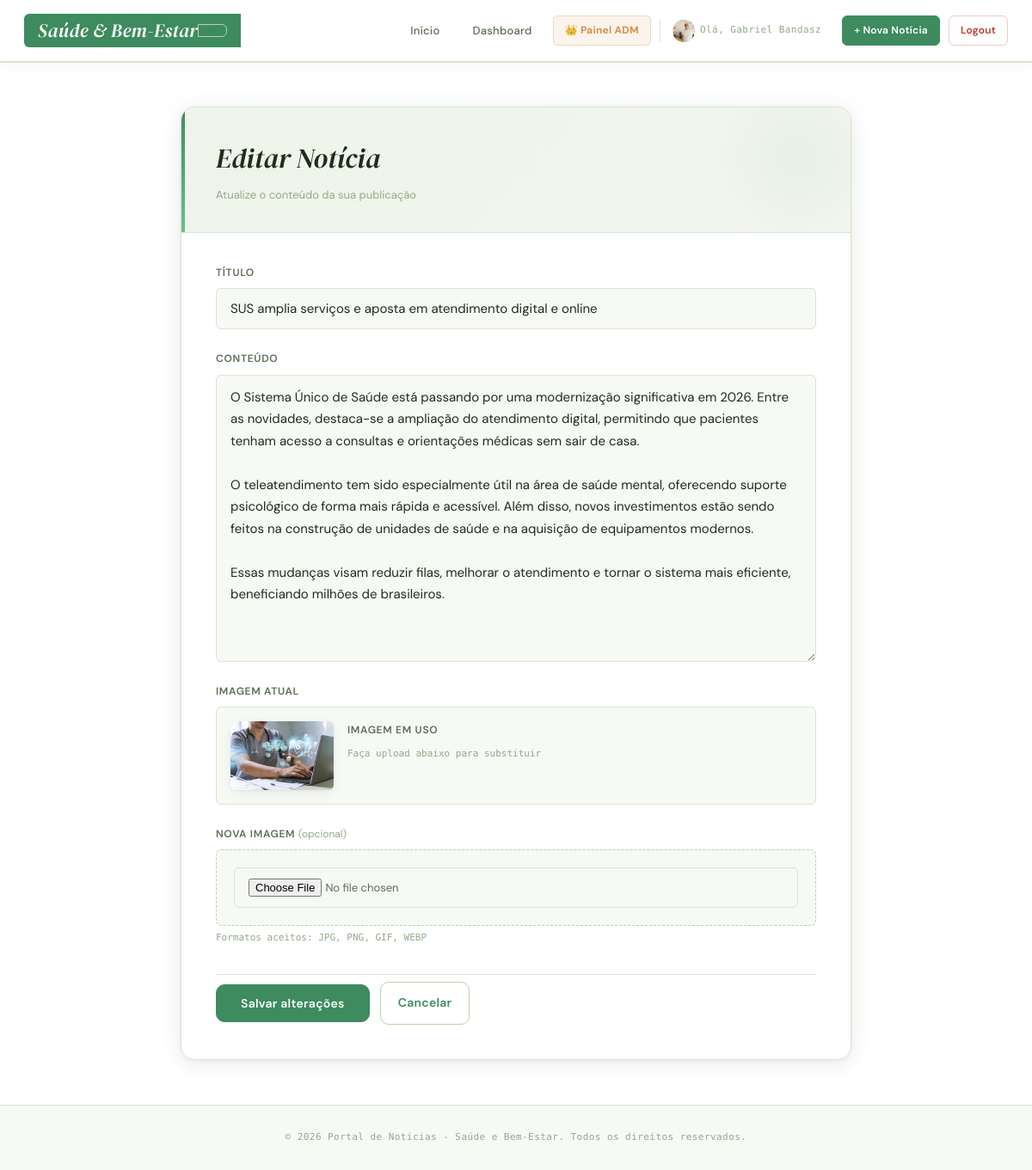
Screenshot of /projeto-final/editar_noticia.php?id=9 (signed in) with the database file from the repository.
### tables this page shows
CREATE TABLE `usuarios` (
  `id` int(11) NOT NULL,
  `nome` varchar(100) NOT NULL,
  `email` varchar(100) NOT NULL,
  `senha` varchar(255) NOT NULL,
  `data_criacao` datetime DEFAULT current_timestamp(),
  `ativo` tinyint(1) DEFAULT 1,
  `adm` tinyint(1) NOT NULL DEFAULT 0,
  `aprovado` tinyint(1) NOT NULL DEFAULT 0,
  `foto` varchar(255) DEFAULT NULL
);

CREATE TABLE `noticias` (
  `id` int(11) NOT NULL,
  `titulo` varchar(255) NOT NULL,
  `noticia` longtext NOT NULL,
  `data` datetime DEFAULT current_timestamp(),
  `autor` int(11) NOT NULL,
  `imagem` varchar(255) DEFAULT NULL
);

### projeto-final/funcoes.php (called while the page is built, shortened)
<?php
function usuario_adm() { return isset($_SESSION['usuario_adm']) && $_SESSION['usuario_adm'] == 1; }
function obter_usuario($conexao, $id)
{
    $id = (int)$id;
    $res = $conexao->query("SELECT * FROM usuarios WHERE id = $id");
    return $res->fetch_assoc();
}
function obter_noticia($conexao, $id)
{
    $id = (int)$id;
    $sql = "SELECT n.*, u.nome as nome_autor, u.foto as foto_autor
            FROM noticias n JOIN usuarios u ON n.autor = u.id WHERE n.id = $id";
    $resultado = $conexao->query($sql);
    return $resultado->fetch_assoc();
}
function sanitizar($texto) { return htmlspecialchars($texto, ENT_QUOTES, 'UTF-8'); }

### projeto-final/editar_noticia.php (the view, shortened to what this page needs)
<?php
require_once 'conexao.php';
require_once 'funcoes.php';
$id = isset($_GET['id']) ? (int)$_GET['id'] : 0;
$noticia = obter_noticia($conexao, $id);
$usuario = obter_usuario($conexao, $_SESSION['usuario_id']);
?>
<!DOCTYPE html>
<html lang="pt-BR">
<head>
    <link rel="stylesheet" href="style.css">
</head>
<body>
<header class="header">
    <div class="container">
        <div class="logo">
            <h1>Saúde & Bem-Estar</h1>
        </div>
        <nav class="nav">
            <a href="index.php" class="nav-link">Início</a>
            <a href="dashboard.php" class="nav-link">Dashboard</a>
            <?php if (usuario_adm()): ?>
                <a href="admin.php" class="nav-link-adm">👑 Painel ADM</a>
            <?php endif; ?>
            <span class="user-info">
                <?php if (!empty($usuario['foto'])): ?>
                    <img src="<?php echo sanitizar($usuario['foto']); ?>"
                        style="width:26px; height:26px; border-radius:50%; object-fit:cover;">
                <?php endif; ?>
                Olá, <?php echo sanitizar($_SESSION['usuario_nome']); ?>
            </span>
            <a href="nova_noticia.php" class="btn-primary btn-small">+ Nova Notícia</a>
            <a href="logout.php" class="btn-danger btn-small">Logout</a>
        </nav>
    </div>
</header>
<div class="editar-page">
    <div class="container">
        <div class="editar-card">
            <div class="editar-card-header">
                <h2>Editar Notícia</h2>
                <p>Atualize o conteúdo da sua publicação</p>
            </div>
            <div class="editar-card-body">
                <form method="POST" enctype="multipart/form-data" class="form">
                    <div class="form-group">
                        <label>Título</label>
                        <input type="text" name="titulo"
                            value="<?php echo sanitizar($noticia['titulo']); ?>"
                            placeholder="Título da notícia"
                            required>
                    </div>
                    <div class="form-group">
                        <label>Conteúdo</label>
                        <textarea name="noticia" rows="12" required
                            placeholder="Escreva o conteúdo da notícia..."><?php echo sanitizar($noticia['noticia']); ?></textarea>
                    </div>
                    <?php if (!empty($noticia['imagem'])): ?>
                        <div class="form-group">
                            <label>Imagem atual</label>
                            <div class="imagem-atual-preview">
                                <img src="<?php echo sanitizar($noticia['imagem']); ?>"
                                     alt="Imagem atual da notícia">
                                <div class="imagem-atual-info">
                                    <span>Imagem em uso</span>
                                    <small>Faça upload abaixo para substituir</small>
                                </div>
                            </div>
                        </div>
                    <?php endif; ?>
                    <div class="form-group">
                        <label>Nova imagem <span style="font-weight:400;text-transform:none;letter-spacing:0;color:var(--cor-texto-subtil);">(opcional)</span></label>
                        <div class="upload-area">
                            <input type="file" name="imagem" accept="image/*">
                        </div>
                        <small>Formatos aceitos: JPG, PNG, GIF, WEBP</small>
                    </div>
                    <div class="editar-acoes">
                        <button type="submit" class="btn-primary">Salvar alterações</button>
                        <a href="dashboard.php" class="btn-secondary">Cancelar</a>
                    </div>
                </form>
            </div>
        </div>
    </div>
</div>
<footer class="footer">
    <div class="container">
        <p>&copy; 2026 Portal de Notícias - Saúde e Bem-Estar. Todos os direitos reservados.</p>
    </div>
</footer>
</body>
</html>

### rows the page displays
usuarios: foto (picture)
noticias: titulo "SUS amplia serviços e aposta em atendimento digital e online", noticia "O Sistema Único de Saúde está passando por uma modernização significativa em 2026. Entre as novidades, destaca-se a ampliação do atendimento digital, permitindo que pacientes tenham acesso a consultas e orientações médicas sem sair de casa. O teleatendimento tem sido especialmente útil na área de saúde mental, oferecendo suporte psicológico de forma mais rápida e acessível. Além disso, novos investimentos estão sendo feitos na construção de unidades de saúde e na aquisição de equipamentos modernos. Essas mudanças visam reduzir filas, melhorar o atendimento e tornar o sistema mais eficiente, beneficiando milhões de brasileiros.", imagem (picture)

### other values shown
sanitizar($_SESSION['usuario_nome']) "Gabriel Bandasz"
